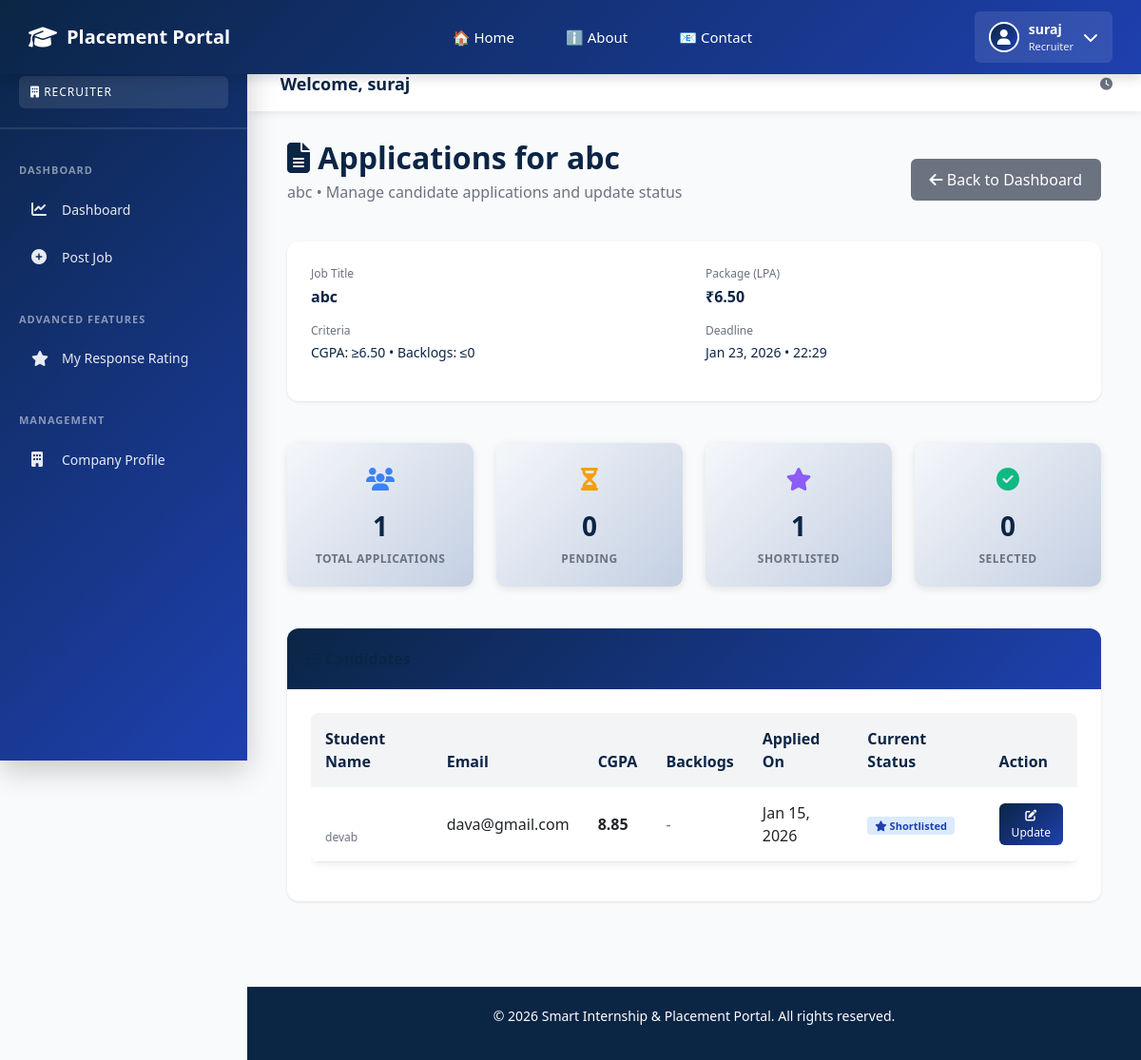
Page /jobs/recruiter/6/applications/ (signed in) on the earlier database version.
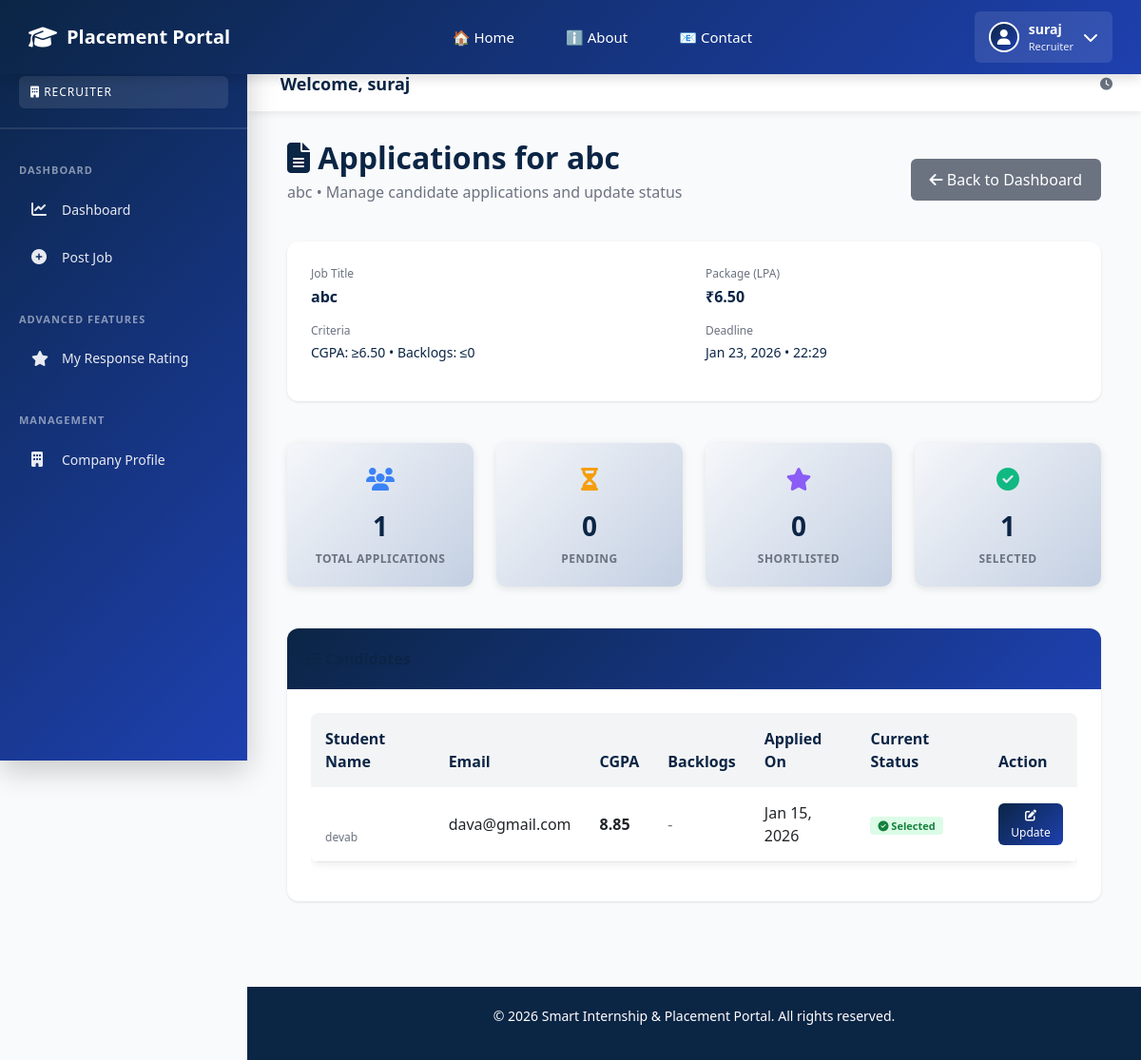
Same page on the later database version.
### jobs/models.py (models this page shows, shortened)
class Application(models.Model):
    STATUS_PENDING = 'Pending'
    STATUS_SHORTLISTED = 'Shortlisted'
    STATUS_SELECTED = 'Selected'
    STATUS_REJECTED = 'Rejected'
    STATUS_CHOICES = [
        (STATUS_PENDING, 'Pending'),
        (STATUS_SHORTLISTED, 'Shortlisted'),
        (STATUS_SELECTED, 'Selected'),
        (STATUS_REJECTED, 'Rejected'),
    ]
    job = models.ForeignKey(JobPost, on_delete=models.CASCADE, related_name='applications')
    student = models.ForeignKey(settings.AUTH_USER_MODEL, on_delete=models.CASCADE,
                                limit_choices_to={'role_type': 'STUDENT'})
    applied_at = models.DateTimeField(auto_now_add=True)
    status = models.CharField(max_length=20, choices=STATUS_CHOICES, default=STATUS_PENDING)
    is_closed = models.BooleanField(default=False, help_text="Application closed - no modifications allowed")
    closed_at = models.DateTimeField(null=True, blank=True)
    status_last_updated_at = models.DateTimeField(
        null=True,
        blank=True,
        help_text="When status was last changed by recruiter"
    )
    first_status_change_at = models.DateTimeField(
        null=True,
        blank=True,
        help_text="When first moved from Pending status"
    )
    response_time_hours = models.IntegerField(
        null=True,
        blank=True,
        help_text="Hours from deadline to first update"
    )
    class Meta:
        unique_together = ('job', 'student')
        indexes = [
            models.Index(fields=['student', 'status']),
            models.Index(fields=['job', 'status']),
        ]

### accounts/models.py (models this page shows, shortened)
class CustomUser(AbstractUser):
    STUDENT = 'STUDENT'
    RECRUITER = 'RECRUITER'
    TPO = 'TPO'
    ROLE_CHOICES = [
        (STUDENT, 'Student'),
        (RECRUITER, 'Recruiter'),
        (TPO, 'TPO'),
    ]
    role_type = models.CharField(max_length=20, choices=ROLE_CHOICES, default=STUDENT)
    @property
    def is_student(self):
        return self.role_type == self.STUDENT
    @property
    def is_recruiter(self):
        return self.role_type == self.RECRUITER
    @property
    def is_tpo(self):
        return self.role_type == self.TPO or self.is_superuser

class StudentProfile(models.Model):
    user = models.OneToOneField(CustomUser, on_delete=models.CASCADE, related_name='student_profile')
    roll_no = models.CharField(max_length=30, unique=True, null=True, blank=True)
    branch = models.CharField(max_length=100, blank=True)
    tenth_percent = models.DecimalField(max_digits=5, decimal_places=2, null=True, blank=True)
    twelfth_percent = models.DecimalField(max_digits=5, decimal_places=2, null=True, blank=True)
    cgpa = models.DecimalField(max_digits=4, decimal_places=2, null=True, blank=True)
    active_backlogs = models.IntegerField(default=0)
    skills = models.TextField(blank=True, help_text="Comma separated skills")
    resume = models.FileField(upload_to='resumes/', null=True, blank=True)
    profile_photo = models.ImageField(upload_to='profile_photos/', null=True, blank=True, help_text="Your profile photo")
    portfolio_url = models.URLField(blank=True, help_text="Portfolio or LinkedIn URL")
    cover_letter_template = models.TextField(blank=True)
    is_verified = models.BooleanField(default=False)
    is_blacklisted = models.BooleanField(default=False, help_text="Blacklisted by TPO - cannot apply")
    blacklist_reason = models.TextField(blank=True)
    verified_by = models.ForeignKey(CustomUser, null=True, blank=True, on_delete=models.SET_NULL,
                                    related_name='verified_students', limit_choices_to={'role_type': 'TPO'})
    verified_at = models.DateTimeField(null=True, blank=True)
    email_verified = models.BooleanField(default=False)
    phone_verified = models.BooleanField(default=False)
    phone_number = models.CharField(max_length=20, blank=True)
    created_at = models.DateTimeField(null=True, blank=True)
    updated_at = models.DateTimeField(auto_now=True)
    credit_score = models.IntegerField(
        default=100,
        help_text="Placement Credit Score: 0-100. Starts at 100. Decreases with penalties."
    )
    is_blocked = models.BooleanField(
        default=False,
        help_text="Blocked from applying due to low PCS (< 50)"
    )
    blocked_until = models.DateTimeField(
        null=True,
        blank=True,
        help_text="Cooling period end date (15 days)"
    )
    block_reason = models.CharField(
        max_length=500,
        blank=True,
        help_text="Reason for blocking (shows to student)"
    )
    pcs_history = models.TextField(
        blank=True,
        help_text="JSON history of all PCS changes"
    )
    PCS_THRESHOLDS = {
        'CRITICAL': 50,      # Block if below this
        'WARNING': 70,       # Show warning
        'GOOD': 85,          # Good standing
        'EXCELLENT': 95      # Excellent
    }
    PCS_PENALTIES = {
        'missed_interview': 20,
        'rejected_offer': 50,
        'ghosted_interview': 15,
        'rejected_after_accepted': 40
    }
    COOLING_PERIOD_DAYS = 15

### jobs/views.py (the view, shortened to what this page needs)
# urls.py: path('recruiter/<int:job_id>/applications/', views.RecruiterApplicationsListView.as_view(), name='recruiter_applications'),
class RecruiterApplicationsListView(RecruiterRequiredMixin, TemplateView):
    template_name = 'jobs/recruiter_applications.html'
    def get_context_data(self, **kwargs):
        context = super().get_context_data(**kwargs)
        job_id = self.kwargs.get('job_id')
        job = get_object_or_404(JobPost, pk=job_id)
        if job.posted_by != self.request.user:
            raise PermissionError("You can only view applications for your own job postings")
        context['job'] = job
        context['applications'] = Application.objects.filter(job=job).select_related('student', 'student__student_profile').order_by('-applied_at')
        context['total_applications'] = context['applications'].count()
        context['pending_count'] = context['applications'].filter(status=Application.STATUS_PENDING).count()
        context['shortlisted_count'] = context['applications'].filter(status=Application.STATUS_SHORTLISTED).count()
        context['selected_count'] = context['applications'].filter(status=Application.STATUS_SELECTED).count()
        context['rejected_count'] = context['applications'].filter(status=Application.STATUS_REJECTED).count()
        context['status_choices'] = Application.STATUS_CHOICES
        return context

### jobs/views.py (called while the page is built)
    def test_func(self):
        return getattr(self.request.user, 'is_recruiter', False)

### templates/jobs/recruiter_applications.html (shortened to what the changed rows need)
{% extends 'base.html' %}
{% load static %}
{% block content %}
<div class="container-fluid">
    <div class="row mb-4">
        <div class="col-12">
            <div style="display: flex; justify-content: space-between; align-items: center;">
                <div>
                    <h2 style="font-weight: 700; color: #0b2545; margin: 0;">
                        <i class="fas fa-file-alt"></i> Applications for {{ job.title }}
                    </h2>
                </div>
            </div>
        </div>
    </div>
    <div class="row mb-4">
        <div class="col-md-3 col-sm-6">
            <div class="stat-card">
                <div class="stat-icon" style="color: #8b5cf6;">
                    <i class="fas fa-star"></i>
                </div>
                <div class="stat-value">{{ shortlisted_count }}</div>
                <div class="stat-label">Shortlisted</div>
            </div>
        </div>
        <div class="col-md-3 col-sm-6">
            <div class="stat-card">
                <div class="stat-icon" style="color: #10b981;">
                    <i class="fas fa-check-circle"></i>
                </div>
                <div class="stat-value">{{ selected_count }}</div>
                <div class="stat-label">Selected</div>
            </div>
        </div>
    </div>
    <div class="row">
        <div class="col-12">
            <div class="card">
                <div class="card-body">
                    {% if applications %}
                        <div class="table-responsive">
                            <table class="table table-hover">
                                <thead>
                                    <tr>
                                        <th>Student Name</th>
                                        <th>Email</th>
                                        <th>CGPA</th>
                                        <th>Backlogs</th>
                                        <th>Applied On</th>
                                        <th>Current Status</th>
                                        <th>Action</th>
                                    </tr>
                                </thead>
                                <tbody>
                                    {% for app in applications %}
                                        <tr>
                                            <td>
                                                <strong>{{ app.student.first_name }} {{ app.student.last_name }}</strong><br>
                                                <span style="font-size: 12px; color: #6b7280;">{{ app.student.username }}</span>
                                            </td>
                                            <td>{{ app.student.email }}</td>
                                            <td>
                                                {% if app.student.student_profile.cgpa %}
                                                    <strong>{{ app.student.student_profile.cgpa }}</strong>
                                                {% else %}
                                                    <span style="color: #6b7280;">-</span>
                                                {% endif %}
                                            </td>
                                            <td>
                                                {% if app.student.student_profile.active_backlogs %}
                                                    <strong>{{ app.student.student_profile.active_backlogs }}</strong>
                                                {% else %}
                                                    <span style="color: #6b7280;">-</span>
                                                {% endif %}
                                            </td>
                                            <td>{{ app.applied_at|date:"M d, Y" }}</td>
                                            <td>
                                                {% if app.status == 'Pending' %}
                                                    <span class="badge" style="background: #fef3c7; color: #b45309;">
                                                        <i class="fas fa-circle" style="font-size: 8px;"></i> {{ app.status }}
                                                    </span>
                                                {% elif app.status == 'Shortlisted' %}
                                                    <span class="badge" style="background: #dbeafe; color: #1e40af;">
                                                        <i class="fas fa-star"></i> {{ app.status }}
                                                    </span>
                                                {% elif app.status == 'Selected' %}
                                                    <span class="badge" style="background: #dcfce7; color: #15803d;">
                                                        <i class="fas fa-check-circle"></i> {{ app.status }}
                                                    </span>
                                                {% else %}
                                                    <span class="badge" style="background: #fee2e2; color: #991b1b;">
                                                        <i class="fas fa-times-circle"></i> {{ app.status }}
                                                    </span>
                                                {% endif %}
                                            </td>
                                            <td>
                                                <button
                                                    type="button"
                                                    class="btn btn-sm btn-primary open-update-status-modal"
                                                    data-bs-toggle="modal"
                                                    data-bs-target="#updateStatusModal"
                                                    data-app-id="{{ app.id }}"
                                                    data-student-name="{{ app.student.first_name }} {{ app.student.last_name }}"
                                                    data-current-status="{{ app.status }}"
                                                    style="padding: 4px 8px; font-size: 12px;">
                                                    <i class="fas fa-edit"></i> Update
                                                </button>
                                            </td>
                                        </tr>
                                    {% endfor %}
                                </tbody>
                            </table>
                        </div>
                    {% else %}
                        <div style="text-align: center; padding: 40px; color: #6b7280;">
                            <i class="fas fa-inbox" style="font-size: 40px; color: #d1d5db; margin-bottom: 15px; display: block;"></i>
                            <p>No applications yet</p>
                            <p style="font-size: 13px;">Applications will appear here once students start applying</p>
                        </div>
                    {% endif %}
                </div>
            </div>
        </div>
    </div>
</div>
{% endblock %}

Differences in the rows shown:
changed Application "dava@gmail.com": status "Shortlisted" → "Selected"
Other differences:
{{ shortlisted_count }}: "1" → "0"
{{ selected_count }}: "0" → "1"
